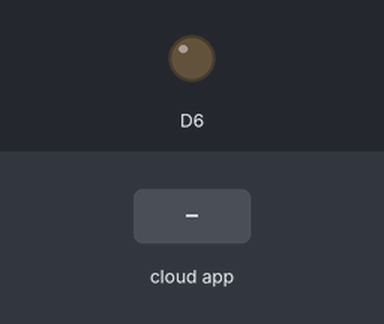
Recording of a sketch running on a simulated ESP8266 (NodeMCU). Parts: output pins drawn as LEDs (lit = HIGH). The inputs (shaded band) are chosen by the test bench. WiFi joins after 1.5 s; servers stay silent unless stated; what the sketch prints to the serial monitor is not drawn.

Above: at 2.7 s.
2.8 s: the phone or cloud app sets relay to 0
At 3.5 s:
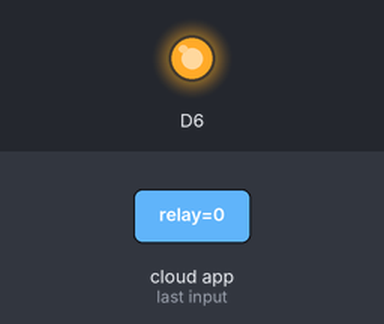
4.3 s: the phone or cloud app sets relay to 1
At 4.7 s:
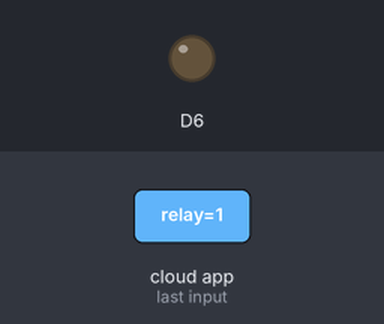
Timing chart, 0 to 7.3 s (numbered marks = the images above; inputs shaded):
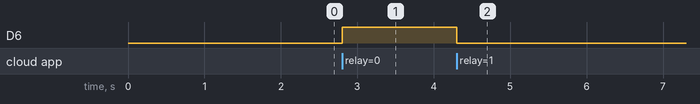

The sketch:

nodemcu_relais.ino
```cpp
#include <Arduino.h>
#include <ESP8266WiFi.h>
#include "fauxmoESP.h"

#define WIFI_SSID "namedeseigenenwlans"
#define WIFI_PASS "wlanpasswort"
#define SERIAL_BAUDRATE                 115200

fauxmoESP fauxmo;

// -----------------------------------------------------------------------------
// Wifi
// -----------------------------------------------------------------------------

void wifiSetup() {

    // Set WIFI module to STA mode
    WiFi.mode(WIFI_STA);

    // Connect
    Serial.printf("[WIFI] Connecting to %s ", WIFI_SSID);
    WiFi.begin(WIFI_SSID, WIFI_PASS);

    // Wait
    while (WiFi.status() != WL_CONNECTED) {
        Serial.print(".");
        delay(100);
    }
    Serial.println();

    // Connected!
    Serial.printf("[WIFI] STATION Mode, SSID: %s, IP address: %s\n", WiFi.SSID().c_str(), WiFi.localIP().toString().c_str());
}

void callback(uint8_t device_id, const char * device_name, bool state) {
  Serial.print("Device "); Serial.print(device_name);
  Serial.print(" state: ");
  if (state) {
    Serial.println("ON");
    digitalWrite(D6, LOW);
  } else {
    Serial.println("OFF");
    digitalWrite(D6, HIGH);
  }
}

void setup() {
    // Init serial port and clean garbage
    Serial.begin(SERIAL_BAUDRATE);
    Serial.println("FauxMo demo sketch");
    Serial.println("After connection, ask Alexa/Echo to 'turn <devicename> on' or 'off'");
    pinMode(D6, OUTPUT);
    // Wifi
    wifiSetup();

    // Fauxmo
    fauxmo.addDevice("relay");
    //fauxmo.addDevice("pixels");
    fauxmo.onMessage(callback);
}

void loop() {
  fauxmo.handle();
}
```

Measured:
- after the input at 2.8 s, D6: LOW → HIGH at once
- after the input at 4.3 s, D6: HIGH → LOW at once
